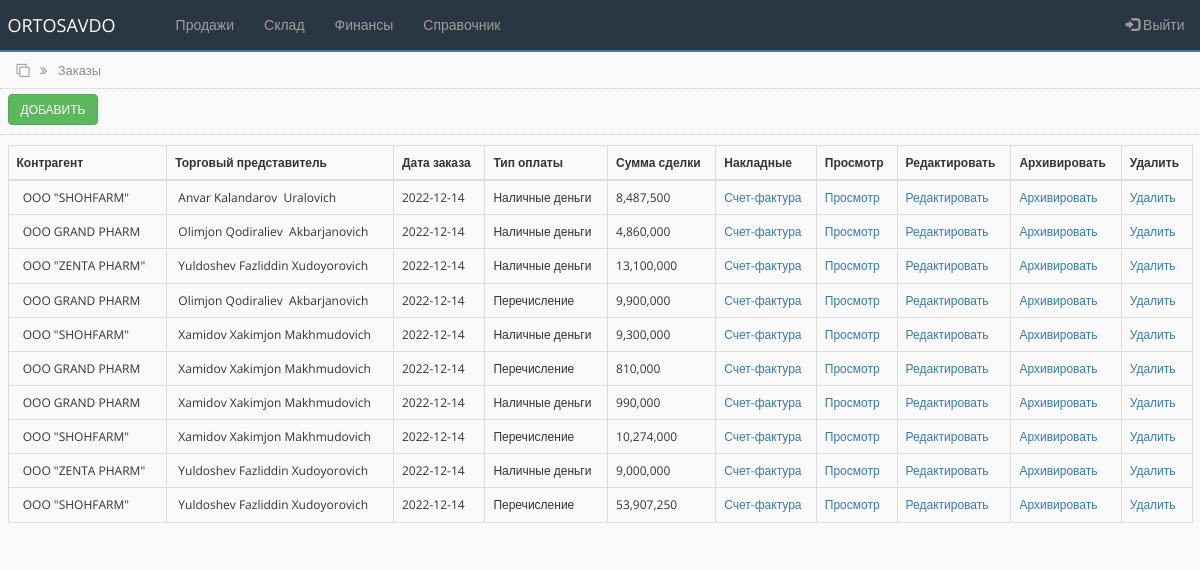
The app's page /order.php (signed in) with its own data.
### tables this page shows
CREATE TABLE `main_ord_tbl` (
  `id` int(100) NOT NULL,
  `contractor` varchar(250) NOT NULL,
  `sale_agent` varchar(250) NOT NULL,
  `ord_date` date NOT NULL,
  `payment_type` varchar(250) NOT NULL,
  `transaction_amount` int(100) NOT NULL,
  `order_status` int(100) NOT NULL DEFAULT '0'
);

CREATE TABLE `counterparties_tbl` (
  `id` int(255) NOT NULL,
  `name` varchar(250) NOT NULL,
  `alternative_name` varchar(250) NOT NULL,
  `inn` varchar(255) NOT NULL,
  `nds` varchar(255) NOT NULL,
  `raschetny_schet` varchar(255) NOT NULL,
  `mfo` varchar(100) NOT NULL,
  `address` varchar(250) NOT NULL,
  `contact` varchar(250) NOT NULL,
  `director` varchar(250) NOT NULL,
  `accountant` varchar(250) NOT NULL
);

CREATE TABLE `users_tbl` (
  `id` int(100) NOT NULL,
  `name` varchar(255) NOT NULL,
  `surname` varchar(255) NOT NULL,
  `fathername` varchar(255) NOT NULL,
  `login` varchar(255) NOT NULL,
  `pass` varchar(255) NOT NULL,
  `role` varchar(255) NOT NULL,
  `status` varchar(255) NOT NULL
);

### bot_lib.php (called while the page is built, shortened)
<?php
function get_user($connect, $user_id){
	$query = "SELECT * FROM users_tbl WHERE id='$user_id'";
	$result = mysqli_query($connect, $query);
	$user = mysqli_fetch_assoc($result);
	return $user;
}
function get_contractor($connect, $contractor_id){
	$query = "SELECT * FROM counterparties_tbl WHERE id='$contractor_id'";
	$result = mysqli_query($connect, $query);
	$contractor = mysqli_fetch_assoc($result);
	return $contractor;
}
?>

### order.php (the view, shortened to what this page needs)
<?php
include('settings.php');
include('bot_lib.php');
$query = "SELECT * FROM main_ord_tbl WHERE order_status='0' ORDER by id DESC";
$rs_result = mysqli_query ($connect, $query);
?>
<!DOCTYPE html>
<html lang="en">
<head>
    <link rel="stylesheet" href="https://maxcdn.bootstrapcdn.com/bootstrap/3.4.1/css/bootstrap.min.css">
    <link rel="stylesheet" href="https://cdnjs.cloudflare.com/ajax/libs/font-awesome/4.7.0/css/font-awesome.min.css">
    <link rel="stylesheet" href="css/bootstrap-grid.min.css">
    <link rel="stylesheet" href="css/style.css">
</head>
<body>
<?php include 'partSite/nav.php'; ?>
<div class="page_name">
    <div class="container-fluid">
        <i class="fa fa-clone" aria-hidden="true"></i>
        <i class="fa fa-angle-double-right right_cus"></i>
        <span class="right_cus">Заказы</span>
    </div>
</div>
<div class="toolbar">
        <div class="container-fluid">
           <a href="add_order.php"> <button type="button" class="btn btn-success">Добавить</button> </a>
        </div>
</div>
<div class="all_table">
    <div class="container-fluid">
        <table class="table table-hover table-bordered">
        <thead>
            <tr>
            <th scope="col">Контрагент</th>
            <th scope="col">Торговый представитель</th>
            <th scope="col">Дата заказа</th>
            <th scope="col">Тип оплаты</th>
            <th scope="col">Сумма сделки</th>
            <th scope="col">Накладные</th>
            <th scope="col">Просмотр</th>
            <th scope="col">Редактировать</th>
            <th scope="col">Архивировать</th>
            <th scope="col">Удалить</th>
            </tr>
        </thead>
        <tbody>
<?php
    while ($row = mysqli_fetch_array($rs_result)) {
?>
            <tr>
                <td><?php $user = get_contractor($connect, $row["contractor"]);?>&nbsp;<?php echo $user["surname"]; ?>&nbsp;<?php echo $user["name"]; ?>&nbsp;<?php echo $user["fathername"]; ?></td>
                <td><?php $user = get_user($connect, $row["sale_agent"]);?>&nbsp;<?php echo $user["surname"]; ?>&nbsp;<?php echo $user["name"]; ?>&nbsp;<?php echo $user["fathername"]; ?></td>
                <td><?php echo $row["ord_date"]; ?></td>
                <td><?php echo $row["payment_type"]; ?></td>
                <td><?php echo number_format($row['transaction_amount']); ?></td>
                <td><a href="">Счет-фактура</a></td>
                <td><a href="view_inside_order.php?id=<?php echo $row["id"]; ?>&&payment_type=<?php echo $row["payment_type"]; ?>&&sale_agent=<?php echo $row["sale_agent"]; ?>&&contractor=<?php echo $row["contractor"]; ?>&&date=<?php echo $row["ord_date"]; ?>">Просмотр</a></td>
                <td><a href="edit_inside_order.php?id=<?php echo $row["id"]; ?>&&payment_type=<?php echo $row["payment_type"]; ?>&&sale_agent=<?php echo $row["sale_agent"]; ?>&&contractor=<?php echo $row["contractor"]; ?>&&date=<?php echo $row["ord_date"]; ?>">Редактировать</a></td>
                <td><a href="action.php?archive_id=<?=$row['id']?>" onclick="return confirm('Архивировать?')" role="button">Архивировать</a></td>
                <td><a href="action.php?delete_id=<?=$row['id']?>" onclick="return confirm('Удалить?')" role="button">Удалить</a></td>
            </tr>
<?php
    };
?>
        </tbody>
        </table>
    </div>
</div>
</body>
</html>

### css/style.css (style rules this page uses)
* { box-sizing:border-box;margin:0;padding:0 }
body { background-color:#FAFAFB;font-family:"Open Sans",sans-serif;font-size:12px }
.page_name { width:100%;height:37px;padding:9px;margin-top:-20px;border-bottom:1px dotted #CDCDCD;color:#8d8d8d;font-size:13px }
.right_cus { margin-left:7px }
.toolbar { width:100%;height:46px;margin:0;padding:5px 0;border-bottom:1px dotted #CDCDCD }
.toolbar .btn { text-transform:uppercase;font-size:12px }
.all_table { padding-top:10px }

### records on screen
main_ord_tbl: counterparties_tbl.name "OOO \"SHOHFARM\"", users_tbl.surname "Anvar", users_tbl.name "Kalandarov", users_tbl.fathername "Uralovich", ord_date "2022-12-14", payment_type "Наличные деньги", transaction_amount "8,487,500"
main_ord_tbl: counterparties_tbl.name "OOO GRAND PHARM", users_tbl.surname "Olimjon", users_tbl.name "Qodiraliev", users_tbl.fathername "Akbarjanovich", ord_date "2022-12-14", payment_type "Наличные деньги", transaction_amount "4,860,000"
main_ord_tbl: counterparties_tbl.name "OOO \"ZENTA PHARM\"", users_tbl.surname "Yuldoshev", users_tbl.name "Fazliddin", users_tbl.fathername "Xudoyorovich", ord_date "2022-12-14", payment_type "Наличные деньги", transaction_amount "13,100,000"
main_ord_tbl: counterparties_tbl.name "OOO GRAND PHARM", users_tbl.surname "Olimjon", users_tbl.name "Qodiraliev", users_tbl.fathername "Akbarjanovich", ord_date "2022-12-14", payment_type "Перечисление", transaction_amount "9,900,000"
main_ord_tbl: counterparties_tbl.name "OOO \"SHOHFARM\"", users_tbl.surname "Xamidov", users_tbl.name "Xakimjon", users_tbl.fathername "Makhmudovich", ord_date "2022-12-14", payment_type "Наличные деньги", transaction_amount "9,300,000"
main_ord_tbl: counterparties_tbl.name "OOO GRAND PHARM", users_tbl.surname "Xamidov", users_tbl.name "Xakimjon", users_tbl.fathername "Makhmudovich", ord_date "2022-12-14", payment_type "Перечисление", transaction_amount "810,000"
main_ord_tbl: counterparties_tbl.name "OOO GRAND PHARM", users_tbl.surname "Xamidov", users_tbl.name "Xakimjon", users_tbl.fathername "Makhmudovich", ord_date "2022-12-14", payment_type "Наличные деньги", transaction_amount "990,000"
main_ord_tbl: counterparties_tbl.name "OOO \"SHOHFARM\"", users_tbl.surname "Xamidov", users_tbl.name "Xakimjon", users_tbl.fathername "Makhmudovich", ord_date "2022-12-14", payment_type "Перечисление", transaction_amount "10,274,000"
main_ord_tbl: counterparties_tbl.name "OOO \"ZENTA PHARM\"", users_tbl.surname "Yuldoshev", users_tbl.name "Fazliddin", users_tbl.fathername "Xudoyorovich", ord_date "2022-12-14", payment_type "Наличные деньги", transaction_amount "9,000,000"
main_ord_tbl: counterparties_tbl.name "OOO \"SHOHFARM\"", users_tbl.surname "Yuldoshev", users_tbl.name "Fazliddin", users_tbl.fathername "Xudoyorovich", ord_date "2022-12-14", payment_type "Перечисление", transaction_amount "53,907,250"
